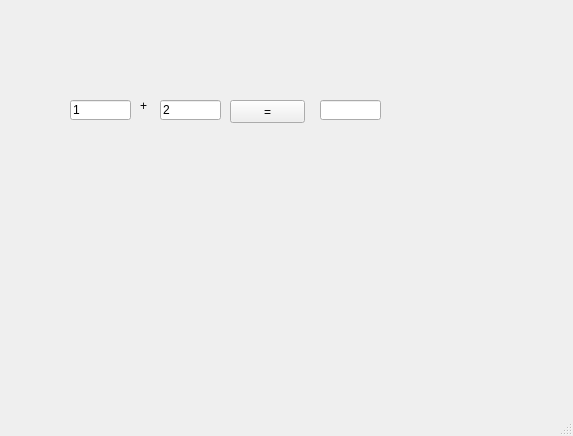
<?xml version="1.0" encoding="UTF-8"?>
<ui version="4.0">
 <class>MainWindow</class>
 <widget class="QMainWindow" name="MainWindow">
  <property name="geometry">
   <rect>
    <x>0</x>
    <y>0</y>
    <width>573</width>
    <height>436</height>
   </rect>
  </property>
  <property name="windowTitle">
   <string>MainWindow</string>
  </property>
  <widget class="QWidget" name="centralwidget">
   <widget class="QLabel" name="label">
    <property name="geometry">
     <rect>
      <x>140</x>
      <y>100</y>
      <width>56</width>
      <height>12</height>
     </rect>
    </property>
    <property name="text">
     <string>+</string>
    </property>
   </widget>
   <widget class="QLineEdit" name="le1">
    <property name="geometry">
     <rect>
      <x>70</x>
      <y>100</y>
      <width>61</width>
      <height>20</height>
     </rect>
    </property>
    <property name="text">
     <string>1</string>
    </property>
   </widget>
   <widget class="QLineEdit" name="le2">
    <property name="geometry">
     <rect>
      <x>160</x>
      <y>100</y>
      <width>61</width>
      <height>20</height>
     </rect>
    </property>
    <property name="text">
     <string>2</string>
    </property>
   </widget>
   <widget class="QPushButton" name="pb">
    <property name="geometry">
     <rect>
      <x>230</x>
      <y>100</y>
      <width>75</width>
      <height>23</height>
     </rect>
    </property>
    <property name="text">
     <string>=</string>
    </property>
   </widget>
   <widget class="QLineEdit" name="le3">
    <property name="geometry">
     <rect>
      <x>320</x>
      <y>100</y>
      <width>61</width>
      <height>20</height>
     </rect>
    </property>
   </widget>
  </widget>
  <widget class="QMenuBar" name="menubar">
   <property name="geometry">
    <rect>
     <x>0</x>
     <y>0</y>
     <width>573</width>
     <height>21</height>
    </rect>
   </property>
  </widget>
  <widget class="QStatusBar" name="statusbar"/>
 </widget>
 <resources/>
 <connections/>
</ui>
